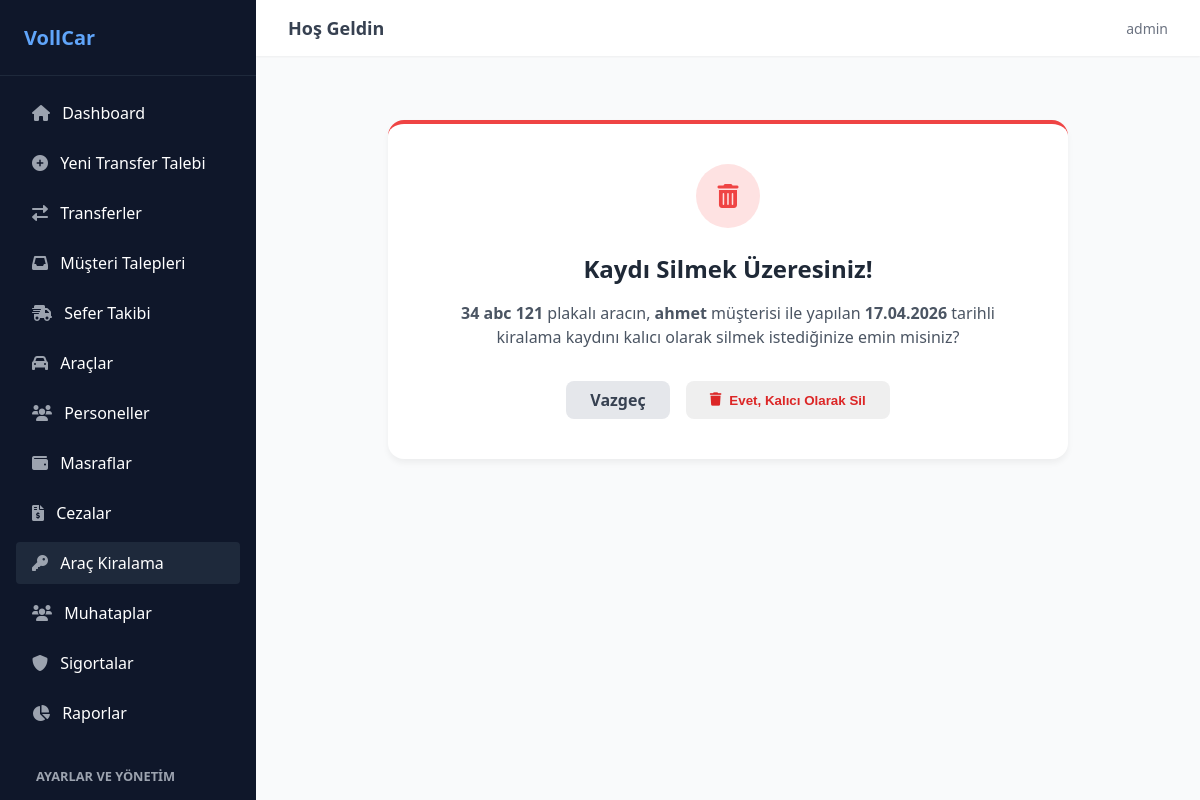
/kiralamalar/sil/3/ (signed in), run on the app's committed database.
### transfer/models.py (models this page shows, shortened)
class Kiralama(models.Model):
    SURE_BIRIMI_SECENEKLERI = [
        ('gun', 'Gün'),
        ('ay', 'Ay'),
        ('yil', 'Yıl'),
    ]
    arac = models.ForeignKey(Arac, on_delete=models.CASCADE, related_name='kiralamalar', verbose_name="Kiralanan Araç")
    teklif_baslangic = models.DateField(null=True, blank=True, verbose_name="Teklif Başlangıç Tarihi")
    teklif_gecerlilik_sonu = models.DateField(null=True, blank=True, verbose_name="Teklif Geçerlilik Sonu")
    baslangic_tarihi = models.DateField(verbose_name="Kiralama Başlangıç Tarihi")
    bitis_tarihi = models.DateField(verbose_name="Kiralama Bitiş Tarihi")
    sure = models.PositiveIntegerField(verbose_name="Süre")
    sure_birimi = models.CharField(max_length=10, choices=SURE_BIRIMI_SECENEKLERI, default='gun', verbose_name="Süre Birimi")
    birim_fiyat = models.DecimalField(max_digits=10, decimal_places=2, verbose_name="Birim Fiyat (₺)")
    toplam_tutar = models.DecimalField(max_digits=10, decimal_places=2, verbose_name="Toplam Tutar (₺)")
    sozlesme_imzalandi = models.BooleanField(default=False, verbose_name="Sözleşme İmzalandı mı?")
    teslim_edilen_kisiler = models.CharField(max_length=200, null=True, blank=True, verbose_name="Eski - Teslim Edilen Kişi / Kurum")
    muhatap = models.ForeignKey('Muhatap', on_delete=models.SET_NULL, null=True, blank=True, verbose_name="Müşteri (Muhatap)")

class Arac(models.Model):
    VITES_SECENEKLERI = [
        ('manuel', 'Manuel'),
        ('otomatik', 'Otomatik'),
        ('yari_otomatik', 'Yarı Otomatik'),
    ]
    YAKIT_SECENEKLERI = [
        ('benzin', 'Benzin'),
        ('dizel', 'Dizel'),
        ('lpg', 'LPG'),
        ('elektrik', 'Elektrik'),
        ('hibrit', 'Hibrit'),
    ]
    DURUM_SECENEKLERI = [
        ('bosta', 'Faal (Boşta)'),
        ('musteride', 'Müşteride'),
        ('rehin', 'Rehin'),
        ('serviste', 'Serviste'),
    ]
    MULKIYET_SECENEKLERI = [
        ('sirket', 'Şirket Aracı'),
        ('kiralik', 'Kiralık'),
    ]
    IL_SECENEKLERI = [
        ('01', '01 - Adana'), ('02', '02 - Adıyaman'), ('03', '03 - Afyonkarahisar'),
        ('04', '04 - Ağrı'), ('05', '05 - Amasya'), ('06', '06 - Ankara'),
        ('07', '07 - Antalya'), ('08', '08 - Artvin'), ('09', '09 - Aydın'),
        ('10', '10 - Balıkesir'), ('11', '11 - Bilecik'), ('12', '12 - Bingöl'),
        ('13', '13 - Bitlis'), ('14', '14 - Bolu'), ('15', '15 - Burdur'),
        ('16', '16 - Bursa'), ('17', '17 - Çanakkale'), ('18', '18 - Çankırı'),
        ('19', '19 - Çorum'), ('20', '20 - Denizli'), ('21', '21 - Diyarbakır'),
        ('22', '22 - Edirne'), ('23', '23 - Elazığ'), ('24', '24 - Erzincan'),
        ('25', '25 - Erzurum'), ('26', '26 - Eskişehir'), ('27', '27 - Gaziantep'),
        ('28', '28 - Giresun'), ('29', '29 - Gümüşhane'), ('30', '30 - Hakkari'),
        ('31', '31 - Hatay'), ('32', '32 - Isparta'), ('33', '33 - Mersin'),
        ('34', '34 - İstanbul'), ('35', '35 - İzmir'), ('36', '36 - Kars'),
        ('37', '37 - Kastamonu'), ('38', '38 - Kayseri'), ('39', '39 - Kırklareli'),
        ('40', '40 - Kırşehir'), ('41', '41 - Kocaeli'), ('42', '42 - Konya'),
        ('43', '43 - Kütahya'), ('44', '44 - Malatya'), ('45', '45 - Manisa'),
        ('46', '46 - Kahramanmaraş'), ('47', '47 - Mardin'), ('48', '48 - Muğla'),
        ('49', '49 - Muş'), ('50', '50 - Nevşehir'), ('51', '51 - Niğde'),
        ('52', '52 - Ordu'), ('53', '53 - Rize'), ('54', '54 - Sakarya'),
        ('55', '55 - Samsun'), ('56', '56 - Siirt'), ('57', '57 - Sinop'),
        ('58', '58 - Sivas'), ('59', '59 - Tekirdağ'), ('60', '60 - Tokat'),
        ('61', '61 - Trabzon'), ('62', '62 - Tunceli'), ('63', '63 - Şanlıurfa'),
        ('64', '64 - Uşak'), ('65', '65 - Van'), ('66', '66 - Yozgat'),
        ('67', '67 - Zonguldak'), ('68', '68 - Aksaray'), ('69', '69 - Bayburt'),
        ('70', '70 - Karaman'), ('71', '71 - Kırıkkale'), ('72', '72 - Batman'),
        ('73', '73 - Şırnak'), ('74', '74 - Bartın'), ('75', '75 - Ardahan'),
        ('76', '76 - Iğdır'), ('77', '77 - Yalova'), ('78', '78 - Karabük'),
        ('79', '79 - Kilis'), ('80', '80 - Osmaniye'), ('81', '81 - Düzce')
    ]
    arac_kodu = models.CharField(max_length=50, unique=True, null=True, blank=True)
    plaka = models.CharField(max_length=20, unique=True)
    kapasite = models.PositiveIntegerField(default=4)
    il_kodu = models.CharField(max_length=10, choices=IL_SECENEKLERI, null=True, blank=True)
    firma = models.ForeignKey('Firma', on_delete=models.SET_NULL, null=True, blank=True, verbose_name="Şirket")
    arac_turu = models.ForeignKey(AracTuru, on_delete=models.SET_NULL, null=True, blank=True)
    tescil_sira_no = models.CharField(max_length=50, null=True, blank=True)
    renk = models.CharField(max_length=30, null=True, blank=True)
    sase_no = models.CharField(max_length=100, null=True, blank=True)
    motor_no = models.CharField(max_length=100, null=True, blank=True)
    marka = models.CharField(max_length=50, null=True, blank=True)
    model_tanim = models.CharField(max_length=100, null=True, blank=True)
    vites = models.CharField(max_length=20, choices=VITES_SECENEKLERI, null=True, blank=True)
    yakit_tipi = models.CharField(max_length=20, choices=YAKIT_SECENEKLERI, null=True, blank=True)
    arac_durumu = models.CharField(max_length=20, choices=DURUM_SECENEKLERI, default='bosta')
    arac_kimde = models.CharField(max_length=100, null=True, blank=True)
    ilk_tescil_tarihi = models.DateField(null=True, blank=True)
    tescil_tarihi = models.DateField(null=True, blank=True)
    model_yili = models.PositiveIntegerField(null=True, blank=True)
    segment = models.CharField(max_length=50, null=True, blank=True)
    mulkiyet_durumu = models.CharField(max_length=20, choices=MULKIYET_SECENEKLERI, default='sirket')
    muayene_tarihi = models.DateField(null=True, blank=True)
    egzoz_emisyon_tarihi = models.DateField(null=True, blank=True)
    cekici_ruhsati_tarihi = models.DateField(null=True, blank=True)
    serusefer_tarihi = models.DateField(null=True, blank=True)
    resim = models.ImageField(upload_to='arac_resimleri/', null=True, blank=True)

class Muhatap(models.Model):
    musteri_kodu = models.CharField(max_length=50, unique=True, null=True, blank=True, verbose_name="Müşteri Kodu")
    unvan = models.CharField(max_length=100, unique=True, verbose_name="Müşteri Adı / Ünvan")
    vkn = models.CharField(max_length=11, null=True, blank=True, verbose_name="VKN / TCKN")
    eposta = models.EmailField(null=True, blank=True, verbose_name="E-Posta")
    telefon = models.CharField(max_length=15, null=True, blank=True, verbose_name="Telefon")
    adres = models.TextField(null=True, blank=True, verbose_name="Açık Adres")
    il = models.CharField(max_length=50, choices=Arac.IL_SECENEKLERI, null=True, blank=True, verbose_name="İl")
    ilce = models.CharField(max_length=50, null=True, blank=True, verbose_name="İlçe")
    vergi_dairesi = models.CharField(max_length=100, null=True, blank=True, verbose_name="Vergi Dairesi")
    slug = models.SlugField(max_length=100, unique=True, null=True, blank=True)
    aktif = models.BooleanField(default=True, null=True, verbose_name="Aktif mi?")

### transfer/views.py (the view)
# urls.py: path('kiralamalar/sil/<int:id>/', staff_only(views.kiralama_sil), name='kiralama_sil'),
@login_required
def kiralama_sil(request, id):
    kiralama = get_object_or_404(Kiralama, id=id)
    if request.method == 'POST':
        kiralama.delete()
        return redirect('kiralama_listesi')
    return render(request, 'transfer/kiralama_sil.html', {'kiralama': kiralama})

### transfer/urls.py (called while the page is built)
def staff_only(view_func):
    return user_passes_test(lambda u: u.is_staff, login_url='transfer_listesi')(view_func)

### transfer/templates/transfer/kiralama_sil.html (shortened to what this page needs)
{% extends "transfer/base.html" %}
{% block content %}
<div style="max-width: 600px; margin: 2rem auto; background: white; padding: 2.5rem; border-radius: 1rem; text-align: center; box-shadow: 0 4px 6px rgba(0,0,0,0.05); border-top: 4px solid #ef4444;">
    <div style="width: 4rem; height: 4rem; background: #fee2e2; color: #ef4444; border-radius: 50%; display: flex; align-items: center; justify-content: center; font-size: 1.5rem; margin: 0 auto 1.5rem auto;">
        <i class="fas fa-trash-alt"></i>
    </div>
    <h2 style="font-size: 1.5rem; font-weight: bold; color: #1f2937; margin-bottom: 0.5rem;">Kaydı Silmek Üzeresiniz!</h2>
    <p style="color: #4b5563; margin-bottom: 2rem; line-height: 1.5;">
        <strong>{{ kiralama.arac.plaka }}</strong> plakalı aracın, <strong>{% if kiralama.muhatap %}{{ kiralama.muhatap.unvan }}{% else %}{{ kiralama.teslim_edilen_kisiler|default:"Bilinmiyor" }}{% endif %}</strong> müşterisi ile yapılan <strong>{{ kiralama.baslangic_tarihi|date:"d.m.Y" }}</strong> tarihli kiralama kaydını kalıcı olarak silmek istediğinize emin misiniz?
    </p>
    <form method="POST" style="display: flex; justify-content: center; gap: 1rem;">
        <a href="{% url 'kiralama_listesi' %}" class="btn-gray" style="padding: 0.5rem 1.5rem; border-radius: 0.5rem; text-decoration: none; display: flex; align-items: center;">
            Vazgeç
        </a>
        <button type="submit" class="action-btn-red" style="padding: 0.5rem 1.5rem; border-radius: 0.5rem; border: none; cursor: pointer; display: flex; align-items: center; gap: 0.5rem; font-weight: 600;">
            <i class="fas fa-trash"></i> Evet, Kalıcı Olarak Sil
        </button>
    </form>
</div>
{% endblock %}

### transfer/templates/transfer/base.html (shortened to what this page needs)
{% load static %}
<!DOCTYPE html>
<html lang="tr">
<head>
    <link rel="stylesheet" href="{% static 'transfer/css/style.css' %}">
    <link rel="stylesheet" href="https://cdnjs.cloudflare.com/ajax/libs/font-awesome/6.0.0/css/all.min.css">
</head>
<body>
    <div class="app-container">
        <aside class="sidebar" style="overflow-y: auto; height: 100vh;">
            <div class="sidebar-header">
                VollCar
            </div>
            <nav class="sidebar-nav">
                {% if request.user.is_staff %}
                <a href="{% url 'dashboard' %}" class="nav-link {% if request.resolver_match.url_name == 'dashboard' %}active{% endif %}">
                    <i class="fas fa-home"></i> Dashboard
                </a>
                {% endif %}
                <a href="{% url 'transfer_ekle' %}" class="nav-link {% if request.resolver_match.url_name == 'transfer_ekle' %}active{% endif %}">
                    <i class="fas fa-plus-circle"></i> Yeni Transfer Talebi
                </a>
                <a href="{% url 'transfer_listesi' %}" class="nav-link {% if request.resolver_match.url_name == 'transfer_listesi' %}active{% endif %}">
                    <i class="fas fa-exchange-alt"></i> Transferler
                </a>
                {% if request.user.is_staff %}
                <a href="{% url 'transfer_talep_listesi' %}" class="nav-link {% if request.resolver_match.url_name == 'transfer_talep_listesi' %}active{% endif %}">
                    <i class="fas fa-inbox"></i> Müşteri Talepleri
                </a>
                <a href="{% url 'sefer_listesi' %}" class="nav-link {% if request.resolver_match.url_name == 'sefer_listesi' %}active{% endif %}">
                    <i class="fas fa-shipping-fast"></i> Sefer Takibi
                </a>
                <a href="{% url 'arac_listesi' %}" class="nav-link {% if request.resolver_match.url_name == 'arac_listesi' or request.resolver_match.url_name == 'arac_ekle' %}active{% endif %}">
                    <i class="fas fa-car"></i> Araçlar
                </a>
                <a href="{% url 'personel_listesi' %}" class="nav-link {% if request.resolver_match.url_name == 'personel_listesi' or request.resolver_match.url_name == 'personel_ekle' %}active{% endif %}">
                    <i class="fas fa-users"></i> Personeller
                </a>
                <a href="{% url 'masraf_listesi' %}" class="nav-link {% if 'masraf' in request.resolver_match.url_name %}active{% endif %}">
                    <i class="fas fa-wallet"></i> Masraflar
                </a>
                <a href="{% url 'ceza_listesi' %}" class="nav-link {% if 'ceza' in request.resolver_match.url_name %}active{% endif %}">
                    <i class="fas fa-file-invoice-dollar"></i> Cezalar
                </a>
                <a href="{% url 'kiralama_listesi' %}" class="nav-link {% if 'kiralama' in request.resolver_match.url_name %}active{% endif %}">
                    <i class="fas fa-key"></i> Araç Kiralama
                </a>
                <a href="{% url 'muhatap_listesi' %}" class="nav-link {% if 'muhatap' in request.resolver_match.url_name %}active{% endif %}">
                    <i class="fas fa-users"></i> Muhataplar
                </a>
                <a href="{% url 'sigorta_listesi' %}" class="nav-link {% if 'sigorta' in request.resolver_match.url_name %}active{% endif %}">
                    <i class="fas fa-shield-alt"></i> Sigortalar
                </a>
                <a href="{% url 'raporlar_ana' %}" class="nav-link {% if 'rapor' in request.resolver_match.url_name %}active{% endif %}">
                    <i class="fas fa-chart-pie"></i> Raporlar
                </a>
                <div style="padding: 10px 20px; font-size: 0.8rem; color: #9ca3af; text-transform: uppercase; font-weight: bold; margin-top: 15px;">Ayarlar ve Yönetim</div>
                {% endif %}
            </nav>
        </aside>
        <main class="main-content">
            <header class="top-header">
                <h2 class="header-title">Hoş Geldin</h2>
                <div class="user-actions">
                    <span class="user-info">{{ user.username }}</span>
                </div>
            </header>
            <div class="content-wrapper">
                {% block content %}
                {% endblock %}
            </div>
        </main>
    </div>
</body>
</html>

### transfer/static/transfer/css/style.css (style rules this page uses)
body { background-color: #f3f4f6; font-family: ui-sans-serif, system-ui, -apple-system, BlinkMacSystemFont, "Segoe UI", Roboto, "Helvetica Neue", Arial, sans-serif; -webkit-font-smoothing: antialiased; margin: 0; padding: 0; }
.app-container { display: flex; height: 100vh; overflow: hidden; }
.sidebar { width: 256px; background-color: #0f172a; color: white; flex-shrink: 0; display: flex; flex-direction: column; }
.sidebar-header { padding: 1.5rem; font-size: 1.25rem; font-weight: 700; border-bottom: 1px solid #1e293b; color: #60a5fa; }
.sidebar-nav { flex: 1; padding: 1rem; display: flex; flex-direction: column; gap: 0.5rem; }
.sidebar { scrollbar-width: thin; scrollbar-color: #3b82f6 transparent; }
.nav-link { display: block; padding: 0.625rem 1rem; border-radius: 0.25rem; transition: background-color 0.2s; color: white; text-decoration: none; }
.nav-link:hover, .nav-link.active { background-color: #1e293b; }
.nav-link i { margin-right: 0.5rem; color: #9ca3af; }
.main-content { flex: 1; overflow-y: auto; background-color: #f9fafb; }
.top-header { background-color: white; box-shadow: 0 1px 2px 0 rgba(0, 0, 0, 0.05); padding: 1rem 2rem; display: flex; justify-content: space-between; align-items: center; }
.header-title { font-size: 1.125rem; font-weight: 600; color: #374151; margin: 0; }
.user-info { font-size: 0.875rem; color: #6b7280; }
.user-actions { display: flex; align-items: center; gap: 1rem; }
.content-wrapper { padding: 2rem; }
.btn-gray { background-color: #e5e7eb; color: #374151; padding: 0.5rem 1.5rem; border-radius: 0.5rem; text-decoration: none; display: inline-flex; align-items: center; justify-content: center; font-weight: 600; transition: background-color 0.2s; }
.action-btn-red { color: #dc2626; transition: color 0.2s; text-decoration: none; }

### data on the page
Kiralama: arac.plaka "34 abc 121", muhatap.unvan "ahmet", baslangic_tarihi "17.04.2026"

### other printed values
{{ user.username }} "admin"
